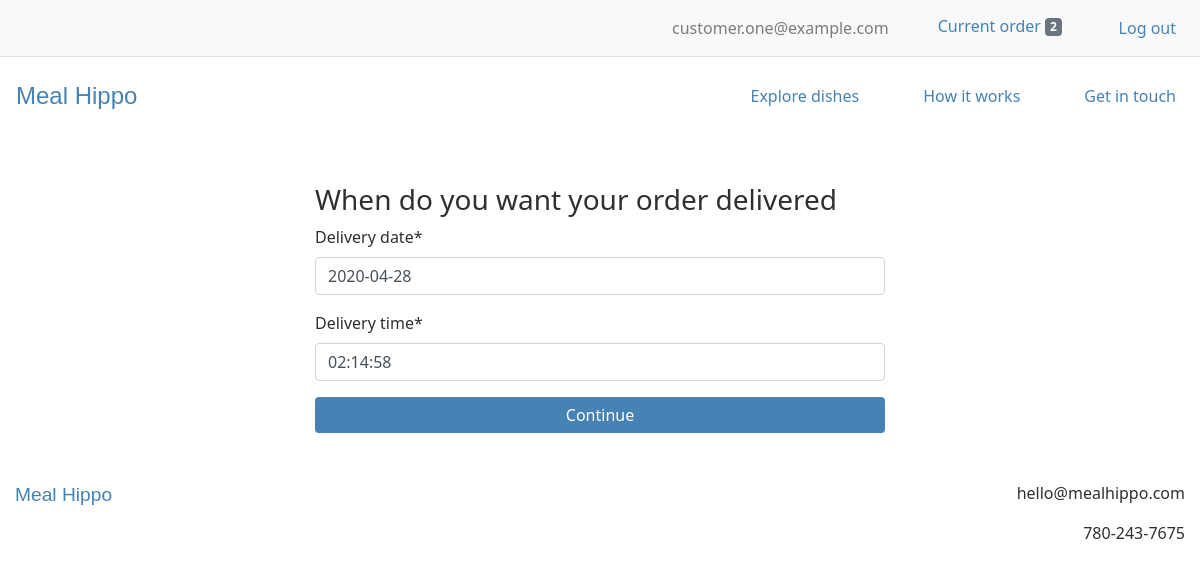
The page /order/timing (signed in) on the database as committed earlier.
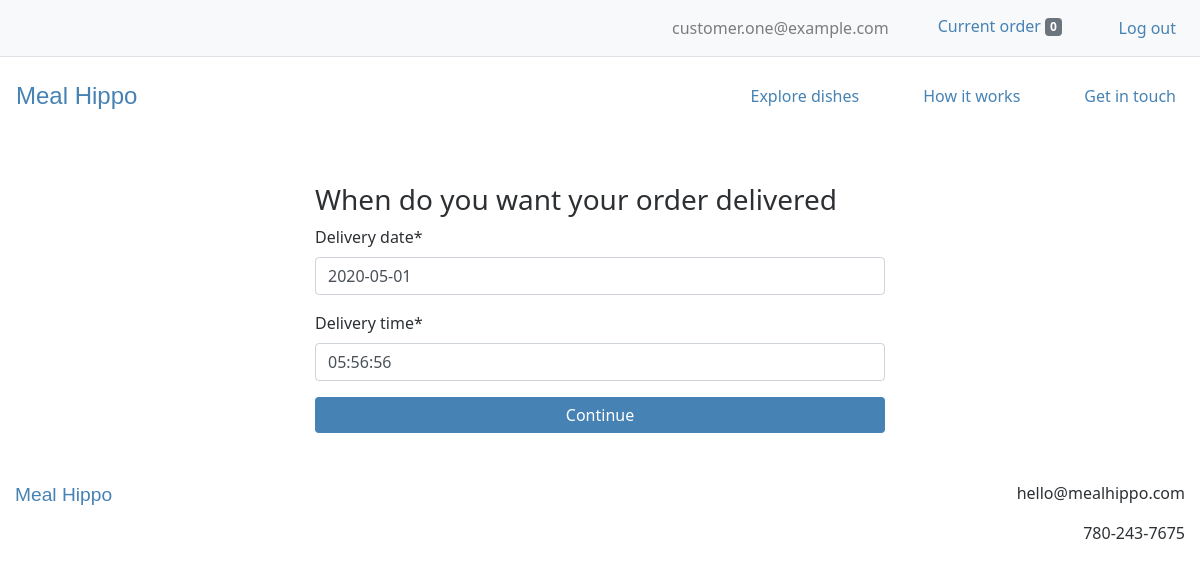
The same page on the database as committed later.
### users/models.py (models this page shows, shortened)
class CustomUser(AbstractBaseUser):
    email = models.EmailField(unique=True)
    is_active = models.BooleanField(default=True)
    is_admin = models.BooleanField(default=False)
    objects = CustomUserManager()
    USERNAME_FIELD = 'email'
    REQUIRED_FIELDS = []

### webplatform/models.py (models this page shows, shortened)
class Order(models.Model):
    user = models.ForeignKey(settings.AUTH_USER_MODEL, on_delete=models.CASCADE)
    items = models.ManyToManyField(OrderItem)
    delivery_date = models.DateField(null=True, default=timezone.now)
    delivery_time = models.TimeField(null=True, default=timezone.now)
    is_completed = models.BooleanField(default=False)
    payment = models.ForeignKey(Payment, on_delete=models.SET_NULL, blank=True, null=True)
    created_at = models.DateTimeField(auto_now_add=True)
    modified_at = models.DateTimeField(auto_now=True)

### webplatform/views.py (the view)
# urls.py: path('order/timing', views.OrderTimingView.as_view(), name='order_timing_view'),
class OrderTimingView(LoginRequiredMixin, UpdateView):
    login_url = 'login'
    model = models.Order
    fields = ['delivery_date', 'delivery_time']
    template_name = 'webplatform/order_timing_view.html'
    success_url = reverse_lazy('webplatform:order_delivery_view')
    def get_object(self):
        order_qs = models.Order.objects.filter(user=self.request.user, is_completed=False)
        if order_qs.exists():
            order = order_qs[0]
            if order.items.count() > 0:
                return order

### webplatform/templatetags/cart_templatetags.py (called while the page is built)
@register.filter
def cart_item_count(user):
    if user.is_authenticated:
        queryset = models.Order.objects.filter(user=user, is_completed=False)
        if queryset.exists():
            return queryset[0].items.count()
    return 0

### webplatform/templates/webplatform/order_timing_view.html (shortened to what this page needs)
{% extends 'base.html' %}
{% load static %}
{% load crispy_forms_tags %}
{% load humanize %}
{% block content %}
<div class="container-fluid my-5">
  <div class="row">
    <div class="col-lg-6 offset-lg-3 col-md-8 offset-md-2 col-12">
      <h3>When do you want your order delivered</h3>
      <form method="post">
        {{ form|crispy }}
        <input type="submit" value="Continue" class="btn btn-primary w-100">
      </form>
    </div>
  </div>
</div>
{% endblock %}

### templates/base.html (shortened to what this page needs)
{% load static %}
{% load cart_templatetags %}
<!DOCTYPE html>
<html lang="en" dir="ltr">
  <head>
    <link rel="stylesheet" href="https://stackpath.bootstrapcdn.com/bootstrap/4.4.1/css/bootstrap.min.css">
    <link rel="stylesheet" type="text/css" href="{% static 'style.css' %}">
  </head>
  <body>
    {% if user.is_authenticated %}
      <nav class="navbar navbar-expand-md navbar-light border-bottom bg-light">
          <ul class="navbar-nav ml-auto">
            <li class="nav-item ml-4">
              <span class="navbar-text">
                {{ request.user.email }}
              </span>
            </li>
            <li class="nav-item ml-4">
              <a href="{% url 'webplatform:order_items_view' %}">
                <button type="button" class="btn btn-light">
                  Current order <span class="badge badge-secondary">{{ request.user|cart_item_count }}</span>
                </button>
              </a>
            </li>
            <li class="nav-item ml-4">
              <a class="nav-link" href="{% url 'logout' %}">Log out</a>
            </li>
          </ul>
      </nav>
    {% endif %}
    <nav class="navbar navbar-expand-md navbar-light py-3">
      <a class="navbar-brand" href="{% url 'webplatform:home_view' %}">Meal&nbsp;Hippo</a>
      <div class="collapse navbar-collapse" id="navbarText">
        <ul class="navbar-nav ml-auto">
          <li class="nav-item ml-5">
            <a class="nav-link" href="{% url 'webplatform:order_items_view' %}">Explore dishes</a>
          </li>
          <li class="nav-item ml-5">
            <a class="nav-link" href="{% url 'webplatform:support_view' %}">How it works</a>
          </li>
          <li class="nav-item ml-5">
            <a class="nav-link" href="{% url 'webplatform:contact_view' %}">Get in touch</a>
          </li>
        </ul>
      </div>
    </nav>
    {% block content %}
    {% endblock %}
    <footer>
      <div class="container-fluid text-center my-4">
        <div class="row">
          <div class="col-sm text-sm-left mb-4">
            <span class="logo">
              <a href="{% url 'webplatform:home_view' %}">Meal&nbsp;Hippo</a>
            </span>
          </div>
          <div class="col-sm text-sm-right">
            <p>hello@mealhippo.com</p>
            <p>780-243-7675</p>
          </div>
        </div>
      </div>
    </footer>
  </body>
</html>

Rows that differ between the two databases and show on the page:
no longer on this page (row edited): Order: delivery_date "2020-04-28", delivery_time "02:14:58"
computed for CustomUser "customer.one@example.com": user|cart_item_count "2" → "0"
Other text that changed with them:
form field delivery_date: (not shown) → "2020-05-01"
form field delivery_time: (not shown) → "05:56:56"
